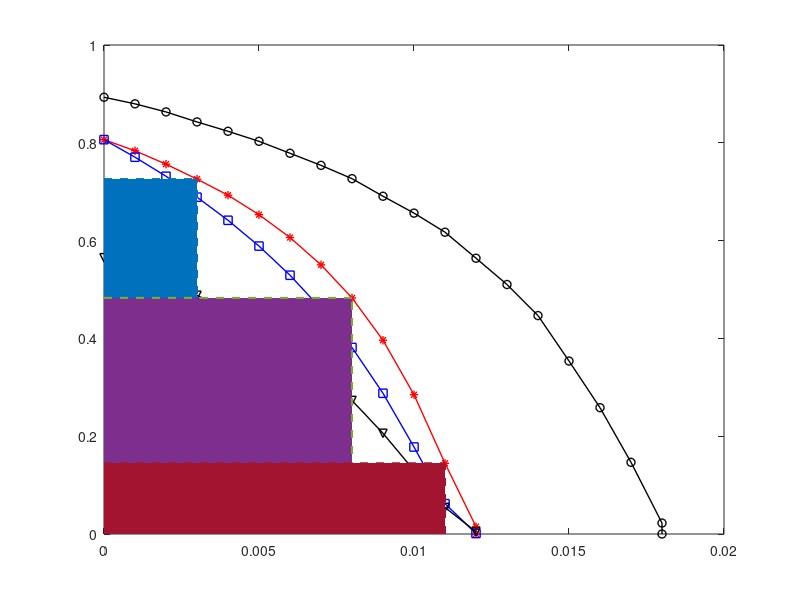

The MATLAB source for this figure: (Note: this script raises an error after producing the figure.)
% plot_mi_eth.m

clc;
clear;

d = [10 7 3];
alpha = 0.3 + 1i*0.4;

lamda = 3;
h = 5*d.^(-lamda/2);

rho1 =0:0.01:1;
rho2 =0:0.01:1;

%%
snr = 30;
pt = 1;
P = 4*pt*abs(alpha)*h(1)*h(2)*h(3);
pw_noise = pt/10^(snr/10);

E_th = 0:0.001:0.1;
mi_max = zeros(1,length(E_th));
mi_diag_max = zeros(1,length(E_th));
for j = 1:length(E_th)
    mi = zeros(length(rho1),length(rho2));
    for i = 1:length(rho1)
        E1 = 0.5 * pt * (1-rho1(i))* h(1)^2;
        if E1 <  E_th(j)
            break;
        end
    end
    num_rho1 = i-1;
    
    for i = 1:length(rho2)
        E2 = 0.5 * pt * (1-rho2(i))* h(2)^2;
        if E2 <  E_th(j)
            break;
        end
    end
    num_rho2 = i-1;
    
    for i = 1:num_rho1
        for k = 1:num_rho2
            mi(i,k) = 1/2*log10(1+rho1(i)^2*rho2(k)^2*P/(rho1(i)^2*pw_noise+rho2(k)^2*pw_noise+pw_noise*pw_noise/P));
        end
    end
    
    mi_max (j) = max(max(mi)');
    mi_diag_max(j) = max(diag(mi));
end


%%
snr = 25;
pt = 1;
P = 4*pt*abs(alpha)*h(1)*h(2)*h(3);
pw_noise = pt/10^(snr/10);

E_th = 0:0.001:0.1;
mi_25_max = zeros(1,length(E_th));
mi_diag_25_max = zeros(1,length(E_th));
for j = 1:length(E_th)
    mi = zeros(length(rho1),length(rho2));
    for i = 1:length(rho1)
        E1 = 0.5 * pt * (1-rho1(i))* h(1)^2;
        if E1 <  E_th(j)
            break;
        end
    end
    num_rho1 = i-1;
    
    for i = 1:length(rho2)
        E2 = 0.5 * pt * (1-rho2(i))* h(2)^2;
        if E2 <  E_th(j)
            break;
        end
    end
    num_rho2 = i-1;
    
    for i = 1:num_rho1
        for k = 1:num_rho2
            mi(i,k) = 1/2*log10(1+rho1(i)^2*rho2(k)^2*P/(rho1(i)^2*pw_noise+rho2(k)^2*pw_noise+pw_noise*pw_noise/P));
        end
    end
    
    mi_25_max (j) = max(max(mi)');
    %mi_diag_35_max(j) = max(diag(mi));
end

%%
snr = 30;
pt = 1.5;
P = 4*pt*abs(alpha)*h(1)*h(2)*h(3);
pw_noise = 1/10^(snr/10);

E_th = 0:0.001:0.1;
mi_2_max = zeros(1,length(E_th));
mi_diag_2_max = zeros(1,length(E_th));
for j = 1:length(E_th)
    mi = zeros(length(rho1),length(rho2));
    for i = 1:length(rho1)
        E1 = 0.5 * pt * (1-rho1(i))* h(1)^2;
        if E1 <  E_th(j)
            break;
        end
    end
    num_rho1 = i-1;
    
    for i = 1:length(rho2)
        E2 = 0.5 * pt * (1-rho2(i))* h(2)^2;
        if E2 <  E_th(j)
            break;
        end
    end
    num_rho2 = i-1;
    
    for i = 1:num_rho1
        for k = 1:num_rho2
            mi(i,k) = 1/2*log10(1+rho1(i)^2*rho2(k)^2*P/(rho1(i)^2*pw_noise+rho2(k)^2*pw_noise+pw_noise*pw_noise/P));
        end
    end
    
    mi_2_max (j) = max(max(mi)');
    %mi_diag_35_max(j) = max(diag(mi));
end

num_max = sum(mi_max ~= 0);
num_diag_max = sum(mi_diag_max ~= 0);
num_25_max = sum(mi_25_max ~= 0);
num_2_max = sum(mi_2_max ~= 0);
% 
plot([E_th(1:num_max),E_th(num_max)], [mi_max(1:num_max),0],'r-*','LineWidth',1);
hold on;
plot(E_th(1:num_diag_max), mi_diag_max(1:num_diag_max),'b-s','LineWidth',1);
hold on;
plot(E_th(1:num_25_max), mi_25_max(1:num_25_max),'k-v','LineWidth',1);
hold on;
plot([E_th(1:num_2_max),E_th(num_2_max)], [mi_2_max(1:num_2_max),0],'k-o','LineWidth',1);
hold on;
% % plot(E_th, mi_diag_max_2,'LineWidth',1.5);

area1 = area([0,E_th(4)],[mi_max(4),mi_max(4)], 'LineStyle','none');
plot([0,E_th(4)],[mi_max(4),mi_max(4)],'LineStyle','--','LineWidth',1.5,'Color','#0072BD');
plot([E_th(4),E_th(4)],[0,mi_max(4)],'LineStyle','--','LineWidth',1.5,'Color','#0072BD');

area2 = area([0,E_th(9)],[mi_max(9),mi_max(9)], 'LineStyle','none');
plot([0,E_th(9)],[mi_max(9),mi_max(9)],'LineStyle','--','LineWidth',1.5,'Color','#77AC30');
plot([E_th(9),E_th(9)],[0,mi_max(9)],'LineStyle','--','LineWidth',1.5,'Color','#77AC30');

area3 = area([0,E_th(12)],[mi_max(12),mi_max(12)], 'LineStyle','none');
plot([0,E_th(12)],[mi_max(12),mi_max(12)],'LineStyle','--','LineWidth',1.5,'Color','#A2142F');
plot([E_th(12),E_th(12)],[0,mi_max(12)],'LineStyle','--','LineWidth',1.5,'Color','#A2142F');

area1.FaceColor = '#0072BD';
area2.FaceColor = '#77AC30';
area3.FaceColor = '#A2142F';
area1.FaceAlpha = 0.1;
area2.FaceAlpha = 0.1;
area3.FaceAlpha = 0.1;
grid on;

dim = [0.003/0.0127 0.725/1.05 0.0500 0.0500];
a1 = annotation('textbox',dim,'String','K1');
a1.Color = 'red';
a1.FontSize = 12;
a1.LineStyle = 'none';

dim = [0.003/0.0068 0.725/1.476 0.0500 0.0500];
a2 = annotation('textbox',dim,'String','K2');
a2.Color = 'red';
a2.FontSize = 12;
a2.LineStyle = 'none';

dim = [0.003/0.0054 0.725/3.1 0.0500 0.0500];
a3 = annotation('textbox',dim,'String','K3');
a3.Color = 'red';
a3.FontSize = 12;
a3.LineStyle = 'none';


axis([0 0.02 0 1.05]);
ylabel('每比特互信息（bits）','Fontname','<宋体>');
xlabel('能量收集门限','Fontname','<宋体>');
legend('信号功率 = 1, 噪声功率 =0.001','信号功率 = 1, 噪声功率 =0.001 (\rho_1 = \rho_2)','信号功率 = 1, 噪声功率 =0.003','信号功率 = 1.5, 噪声功率 =0.001','Fontname','<宋体>')

%mesh(rho1,rho2,mi);





